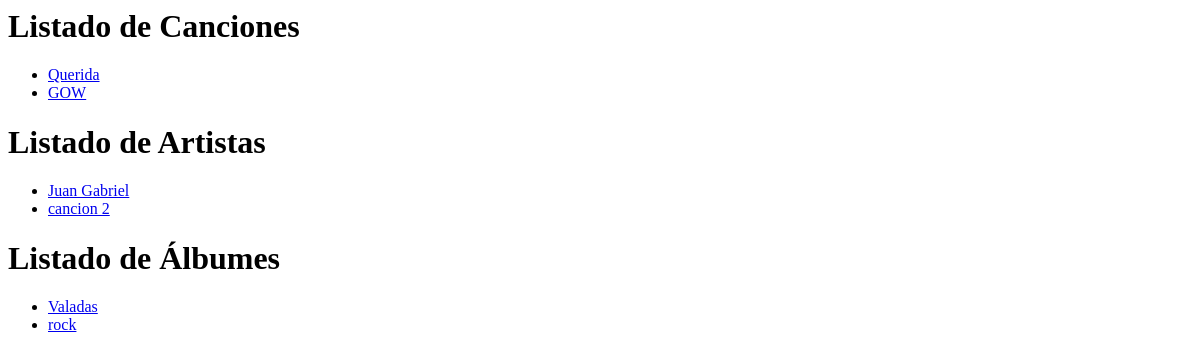
Before: / with the older database file.
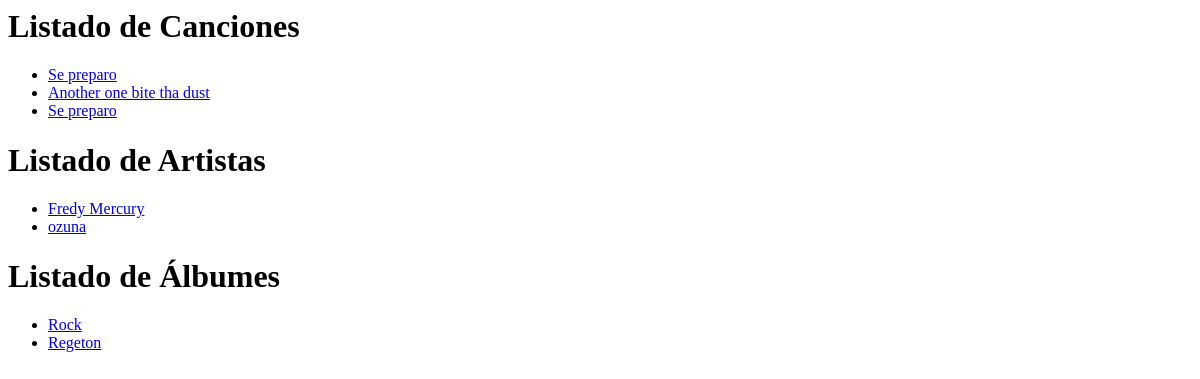
After: the same page with the newer database file.
### aplicacion/models.py (models this page shows, shortened)
class Cancion(models.Model):
    titulo = models.CharField(max_length=255)
    archivo_mp3 = models.FileField(upload_to='canciones/mp3/')  # Directorio donde se guardarán los archivos MP3
    archivo_img = models.ImageField(upload_to='canciones/imagenes/')  # Directorio donde se guardarán las imágenes
    duracion = models.TimeField()
    artista = models.ForeignKey(Artista, on_delete=models.CASCADE)
    albun = models.ForeignKey(Albun, on_delete=models.CASCADE)

class Artista(models.Model):
    nombre = models.CharField(max_length=255)
    artista_imagen = models.ImageField(upload_to='canciones/imagenes/')

class Albun(models.Model):
    titulo = models.CharField(max_length=255)
    ano = models.DateField()
    albunes_imagen = models.ImageField(upload_to='canciones/imagenes/')

### aplicacion/views.py (the view)
# urls.py: path('', views.index, name='index'),
def index(request):
    lista_canciones = Cancion.objects.all()
    lista_artistas = Artista.objects.all()
    lista_albunes = Albun.objects.all()
    context = {
        'canciones': lista_canciones,
        'artistas': lista_artistas,
        'albunes': lista_albunes,
    }
    return render(request, 'index.html', context)

### aplicacion/templates/index.html (shortened to what this page needs)
<html>
  <head>
  </head>
  <body>
    <h1>Listado de Canciones</h1>
    <ul>
      {% for cancion in canciones %}
      <li>
        <a href="{% url 'aplicacion:cancion_detail' cancion.id %}"
          >{{ cancion.titulo }}</a
        >
      </li>
      {% endfor %}
    </ul>
    <h1>Listado de Artistas</h1>
    <ul>
      {% for artista in artistas %}
      <li>
        <a href="{% url 'aplicacion:artista_detail' artista.id %}"
          >{{ artista.nombre }}</a
        >
      </li>
      {% endfor %}
    </ul>
    <h1>Listado de Álbumes</h1>
    <ul>
      {% for albun in albunes %}
      <li>
        <a href="{% url 'aplicacion:albun_detail' albun.id %}"
          >{{ albun.titulo }}</a
        >
      </li>
      {% endfor %}
    </ul>
  </body>
</html>

Changed rows visible on the page:
removed Cancion: titulo "Querida"
removed Cancion: titulo "GOW"
removed Artista: nombre "Juan Gabriel"
removed Artista: nombre "cancion 2"
removed Albun: titulo "Valadas"
removed Albun: titulo "rock"
added Cancion: titulo "Se preparo"
added Cancion: titulo "Another one bite tha dust"
added Cancion: titulo "Se preparo"
added Artista: nombre "Fredy Mercury"
added Artista: nombre "ozuna"
added Albun: titulo "Rock"
added Albun: titulo "Regeton"
